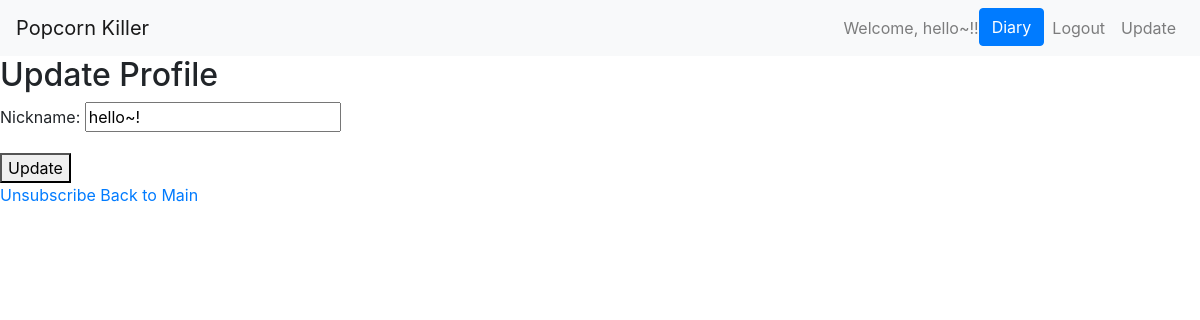
Before: /accounts/update/ (signed in) with the older database file.
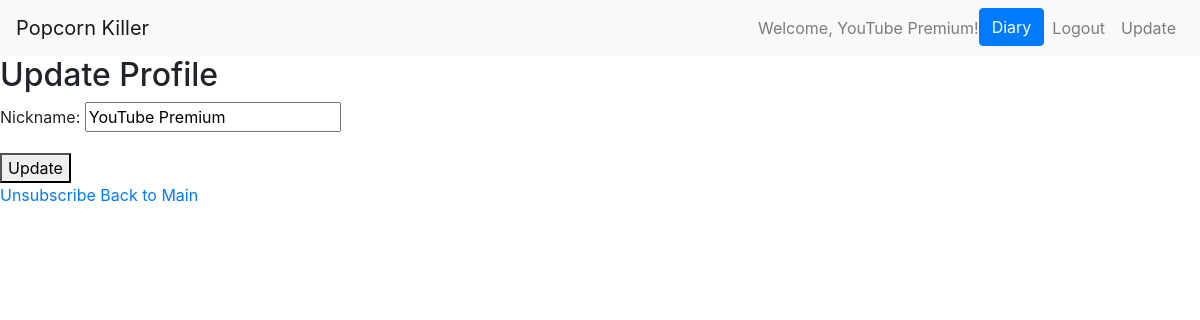
After: the same page with the newer database file.
### pk_apps/accounts/models.py (models this page shows, shortened)
class User(AbstractUser):
    username = None
    email = models.EmailField(max_length=100, unique=True)
    nickname = models.CharField(max_length=30, unique=True)
    objects = CustomUserManager()  # 재정의된 매니저 클래스 추가
    USERNAME_FIELD = "email"  # 고유 식별자로 이메일 사용
    EMAIL_FIELD = 'email'
    REQUIRED_FIELDS = []  # 이제 기본적으로 이메일이 필요하므로 이 목록에서 제거

### pk_apps/accounts/views.py (the view)
# urls.py: path('update/', update_view, name='update'),
@login_required
def update_view(request: HttpRequest) -> HttpResponse:
    if request.method == "POST":
        form = UserUpdateForm(request.POST, instance=request.user)
        if form.is_valid():
            form.save()
            return redirect('accounts:update')
    else:
        form = UserUpdateForm(instance=request.user)
    return render(request, 'accounts/update.html', {'form': form})

### pk_apps/accounts/forms.py
class UserUpdateForm(forms.ModelForm):
    class Meta:
        model = User
        fields = ['nickname']

### pk_apps/accounts/templates/accounts/update.html (shortened to what this page needs)
{% extends "base.html" %}
{% block content %}
    <h2>Update Profile</h2>
    <form method="post">
        {{ form.as_p }}
        <button type="submit">Update</button>
    </form>
    <a href="{% url 'accounts:unsubscribe' %}">Unsubscribe</a>
    <a href="{% url 'box_office:daily_view' %}">Back to Main</a>
{% endblock content %}

### templates/base.html (shortened to what this page needs)
<!DOCTYPE html>
<html lang="en">
    <head>
        <link href="https://stackpath.bootstrapcdn.com/bootstrap/4.5.2/css/bootstrap.min.css" rel="stylesheet">
    </head>
    <body>
    <nav class="navbar navbar-expand-lg navbar-light bg-light">
        <a class="navbar-brand" href="{% url 'box_office:daily_view' %}">Popcorn Killer</a>
        <div class="collapse navbar-collapse" id="navbarNav">
            <ul class="navbar-nav ml-auto">
                {% if user.is_authenticated %}
                    <li class="nav-item">
                        <span class="navbar-text">Welcome, {{ user.nickname }}!</span>
                    </li>
                    <li class="nav-item">
                        <a class="btn btn-primary" href="{% url 'diaries:diary_list' %}">Diary</a>
                    </li>
                    <li class="nav-item">
                        <a class="nav-link" href="{% url 'accounts:logout' %}">Logout</a>
                    </li>
                    <li class="nav-item">
                        <a class="nav-link" href="{% url 'accounts:update' %}">Update</a>
                    </li>
                {% endif %}
            </ul>
        </div>
    </nav>
    {% block content %}
    {% endblock content %}
    </body>
</html>

Changed rows visible on the page:
changed User: nickname "hello~!" → "YouTube Premium"
